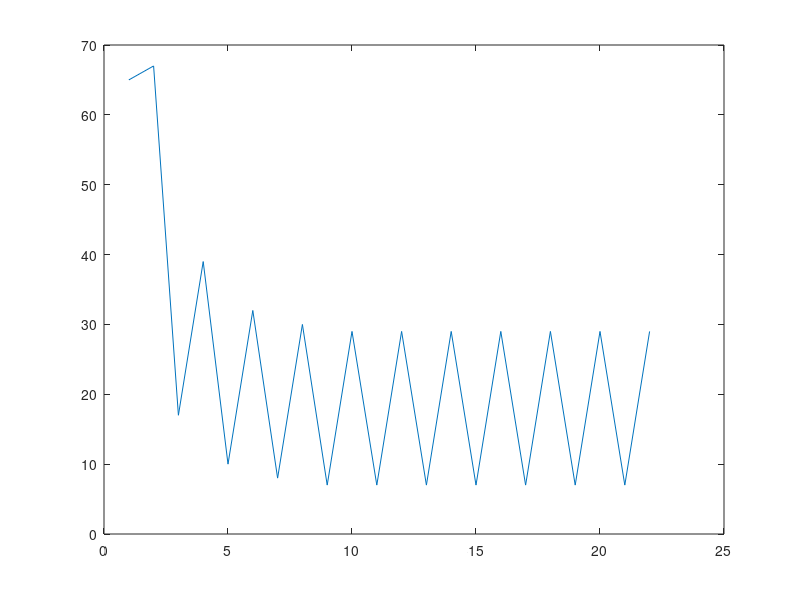

This chart was generated by the following MATLAB code:
clc; clear; clf;

gr = 0.065; % Growth rate
dr = 0.032; % Death rate
B(1) = 65; % Initial deposit

for t = 1:21
    B(t+1) = B(t) + B(t) * (gr-dr);
    if mod(t,2) == 0
        B(t+1) = B(t+1) * 0.25;
    elseif mod(t,2) == 1 && t ~= 1
        B(t+1) = B(t+1) + 22;
    end
    B(t+1) = floor(B(t+1));
end

B(22)
plot(1:22,B)
